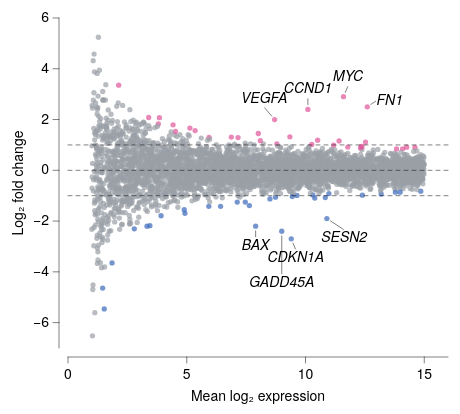

Specify this chart in Vega-Lite:
### Vega-Lite specification from a JSON file in a GitHub repository (floating-point values rounded to 4 significant figures; data arrays with more than 128 entries replaced by an {"elided": "..."} marker saying what was removed)
{"background": null, "config": {"arc": {"fill": "#DBDBDB", "fillOpacity": 1.0, "innerRadius": 41.25, "padAngle": 0.03, "stroke": "black", "strokeOpacity": 1, "strokeWidth": 0.25}, "area": {"fill": "#DBDBDB", "fillOpacity": 1.0, "stroke": "black", "strokeOpacity": 1, "strokeWidth": 0.25}, "axis": {"domain": true, "domainCap": "round", "domainColor": "black", "domainWidth": 0.25, "grid": false, "gridCap": "round", "gridColor": "#F1F1F1", "gridDash": [0, 0], "gridOpacity": 1.0, "gridWidth": 0.25, "labelColor": "black", "labelFont": "Helvetica Neue, HelveticaNeue, Helvetica, Arial, sans-serif", "labelFontSize": 7, "labelFontStyle": "normal", "labelFontWeight": 400, "offset": 4.5, "ticks": true, "tickCap": "round", "tickColor": "black", "tickRound": false, "tickSize": 3, "tickWidth": 0.25, "titleColor": "black", "titleFont": "Helvetica Neue, HelveticaNeue, Helvetica, Arial, sans-serif", "titleFontSize": 7, "titleFontStyle": "normal", "titleFontWeight": 400}, "axisX": {"domain": true, "labelAlign": "center", "labelAngle": 0, "labels": true, "ticks": true, "translate": 0}, "axisY": {"domain": true, "labelAlign": "right", "labelAngle": 0, "labels": true, "ticks": true, "translate": 0}, "axisRight": {"domain": true, "labelAlign": "left", "labelAngle": 0, "labels": true, "ticks": true, "translate": 0}, "axisTop": {"domain": true, "labelAlign": "center", "labelAngle": 0, "labels": true, "ticks": true, "translate": 0}, "axisBand": {"tickOffset": 0}, "bar": {"fill": "#DBDBDB", "fillOpacity": 1.0, "stroke": "black", "strokeOpacity": 1, "strokeWidth": 0.25}, "boxplot": {"size": 14.85, "ticks": {"cornerRadius": 0.25, "fill": "black", "opacity": 1, "size": 7.425, "thickness": 0.25}, "box": {"fillOpacity": 1.0, "stroke": "black", "strokeOpacity": 1, "strokeWidth": 0.25}, "median": {"cornerRadius": 0, "fill": "black", "fillOpacity": 1.0, "opacity": 1, "size": 14.85, "thickness": 0.25}, "rule": {"fill": "black", "fillOpacity": 1.0, "size": 16.5, "stroke": "black", "strokeDash": [0, 0], "strokeOpacity": 1, "strokeWidth": 0.25}, "outliers": {"color": "black", "fill": "black", "fillOpacity": 1.0, "size": 0, "stroke": "black", "strokeOpacity": 1, "strokeWidth": 0.25}}, "circle": {"fill": "black", "fillOpacity": 1.0, "size": 2.062, "stroke": null, "strokeOpacity": 1, "strokeWidth": 0.25}, "errorband": {"band": {"fillOpacity": 0.6, "stroke": null, "strokeWidth": 0.25, "strokeOpacity": 1}, "borders": {"opacity": 0, "strokeOpacity": 0.25, "strokeWidth": 1}}, "errorbar": {"opacity": 1, "rule": {"strokeDash": [0, 0], "strokeWidth": 0.25}, "ticks": {"color": "black", "cornerRadius": 0.125, "opacity": 1, "size": 9.9, "thickness": 0.25}, "thickness": 0.25}, "font": "Helvetica Neue, HelveticaNeue, Helvetica, Arial, sans-serif", "geoshape": {"fill": "#DBDBDB", "fillOpacity": 1.0, "stroke": "black", "strokeOpacity": 1, "strokeWidth": 0.25}, "header": {"labelColor": "black", "labelFont": "Helvetica Neue, HelveticaNeue, Helvetica, Arial, sans-serif", "labelFontSize": 7, "labelFontStyle": "normal", "labelFontWeight": 400, "titleColor": "black", "titleFont": "Helvetica Neue, HelveticaNeue, Helvetica, Arial, sans-serif", "titleFontSize": 7, "titleFontStyle": "normal", "titleFontWeight": 400, "titlePadding": 0}, "legend": {"disable": false, "offset": 4.5, "titlePadding": 4, "labelOffset": 2, "gradientLabelOffset": 2, "gradientLength": 82.5, "gradientThickness": 8.25, "gradientOpacity": 1.0, "gradientStrokeColor": "black", "gradientStrokeWidth": 0.25, "labelColor": "black", "labelFont": "Helvetica Neue, HelveticaNeue, Helvetica, Arial, sans-serif", "labelFontSize": 7, "labelFontStyle": "normal", "labelFontWeight": 400, "strokeColor": "black", "strokeWidth": 0, "symbolSize": 42, "symbolStrokeColor": "black", "symbolStrokeWidth": 0.25, "titleColor": "black", "titleFont": "Helvetica Neue, HelveticaNeue, Helvetica, Arial, sans-serif", "titleFontSize": 7, "titleFontStyle": "normal", "titleFontWeight": 400}, "line": {"color": "black", "stroke": "black", "strokeCap": "butt", "strokeDash": [0, 0], "strokeOpacity": 1, "strokeWidth": 0.5}, "point": {"filled": true, "fill": "#DBDBDB", "fillOpacity": 1.0, "size": 8.25, "stroke": "black", "strokeOpacity": 1, "strokeWidth": 0.25}, "range": {"category": ["#B2B2B2", "#636363", "#4A7CD3", "#008542", "#382864", "#509F98", "#284F93", "#005226", "#A398D6", "#173633"], "diverging": {"scheme": ["#443E60", "#5F597E", "#7C759B", "#9994B6", "#B7B4CC", "#D6D5DC", "#F6F6F6", "#D1DAD9", "#A4C2BF", "#7AA9A4", "#578E89", "#37736E", "#1B5954"]}, "heatmap": {"scheme": ["#32022B", "#43044D", "#4C196E", "#4D338C", "#484DA6", "#3A68BB", "#1D83CA", "#1D9CCB", "#23B5C9", "#28CDC5", "#4DE0B4", "#91EE9F"]}, "ordinal": {"scheme": ["#F1F1F1", "#DBDBDB", "#C6C6C6", "#B2B2B2", "#9D9D9D", "#898989", "#767676", "#636363", "#515151", "#404040", "#2F2F2F", "#1F1F1F"]}, "ramp": {"scheme": ["#32022B", "#43044D", "#4C196E", "#4D338C", "#484DA6", "#3A68BB", "#1D83CA", "#1D9CCB", "#23B5C9", "#28CDC5", "#4DE0B4", "#91EE9F"]}}, "rule": {"color": "black", "stroke": "black", "strokeCap": "round", "strokeDash": [2, 2], "strokeOpacity": 1, "strokeWidth": 0.25}, "scale": {"bandPaddingInner": 0.1, "bandPaddingOuter": 0.1, "round": false}, "rect": {"fill": "#DBDBDB", "fillOpacity": 1.0, "stroke": "black", "strokeOpacity": 1, "strokeWidth": 0.25}, "square": {"fill": "#DBDBDB", "fillOpacity": 1.0, "size": 16.5, "stroke": "black", "strokeOpacity": 1, "strokeWidth": 0.25}, "text": {"color": "black", "font": "Helvetica Neue, HelveticaNeue, Helvetica, Arial, sans-serif", "fontSize": 7, "fontStyle": "normal", "fontWeight": 400}, "tick": {"color": "black", "cornerRadius": 0.125, "opacity": 1.0, "size": 14.85, "thickness": 0.25}, "title": {"anchor": "middle", "frame": "group", "color": "black", "font": "Helvetica Neue, HelveticaNeue, Helvetica, Arial, sans-serif", "fontSize": 7, "fontStyle": "normal", "fontWeight": 400, "subtitleColor": "black", "subtitleFont": "Helvetica Neue, HelveticaNeue, Helvetica, Arial, sans-serif", "subtitleFontSize": "Helvetica Neue, HelveticaNeue, Helvetica, Arial, sans-serif", "subtitleFontStyle": "normal", "subtitleFontWeight": 400}, "trail": {"color": "black", "opacity": 1, "size": 0.5}, "view": {"continuousWidth": 190, "continuousHeight": 165, "discreteWidth": 190, "discreteHeight": 165, "fill": null, "stroke": null, "strokeWidth": 0.25}}, "layer": [{"data": {"name": "data-6b5f9912ab2ce65a923e053c526e15ce"}, "mark": {"type": "circle", "clip": true, "opacity": 0.7, "size": 7}, "encoding": {"color": {"field": "klass", "legend": null, "scale": {"domain": ["down", "ns", "up"], "range": ["#3A68BB", "#9AA0A6", "#E0559A"]}, "type": "nominal"}, "x": {"field": "A", "scale": {"domain": [0, 16], "nice": false}, "title": "Mean log₂ expression", "type": "quantitative"}, "y": {"field": "M", "scale": {"domain": [-6, 6], "nice": false}, "title": "Log₂ fold change", "type": "quantitative"}}}, {"data": {"values": [{"__dysonsphere__": 1}]}, "mark": {"type": "rule", "opacity": 1.0}, "encoding": {"y": {"datum": 0.0}}}, {"layer": [{"data": {"values": [{"__dysonsphere__": 1}]}, "mark": {"type": "rule", "opacity": 1.0, "strokeDash": [2, 2]}, "encoding": {"y": {"datum": -1.0}}}, {"data": {"values": [{"__dysonsphere__": 1}]}, "mark": {"type": "rule", "opacity": 1.0, "strokeDash": [2, 2]}, "encoding": {"y": {"datum": 1.0}}}]}, {"layer": [{"data": {"values": [{"__dysonsphere__": 1}]}, "mark": {"type": "rule", "strokeDash": [0, 0]}, "encoding": {"x": {"datum": 7.9, "scale": {"domain": [1.0, 15.0], "nice": false, "padding": 0, "zero": false}}, "x2": {"datum": 7.9}, "y": {"datum": -2.387, "scale": {"domain": [-7.0, 6.0], "nice": false, "padding": 0, "zero": false}}, "y2": {"datum": -2.618}}}, {"data": {"values": [{"__dysonsphere__": 1}]}, "mark": {"type": "text", "align": "center", "baseline": "middle", "fontSize": 7, "fontStyle": "italic"}, "encoding": {"text": {"value": "BAX"}, "x": {"datum": 7.9}, "y": {"datum": -2.988}}}, {"data": {"values": [{"__dysonsphere__": 1}]}, "mark": {"type": "rule", "strokeDash": [0, 0]}, "encoding": {"x": {"datum": 11.05}, "x2": {"datum": 11.6}, "y": {"datum": -1.993}, "y2": {"datum": -2.329}}}, {"data": {"values": [{"__dysonsphere__": 1}]}, "mark": {"type": "text", "align": "center", "baseline": "middle", "fontSize": 7, "fontStyle": "italic"}, "encoding": {"text": {"value": "SESN2"}, "x": {"datum": 11.63}, "y": {"datum": -2.68}}}, {"data": {"values": [{"__dysonsphere__": 1}]}, "mark": {"type": "rule", "strokeDash": [0, 0]}, "encoding": {"x": {"datum": 10.1}, "x2": {"datum": 10.1}, "y": {"datum": 2.587}, "y2": {"datum": 2.818}}}, {"data": {"values": [{"__dysonsphere__": 1}]}, "mark": {"type": "text", "align": "center", "baseline": "middle", "fontSize": 7, "fontStyle": "italic"}, "encoding": {"text": {"value": "CCND1"}, "x": {"datum": 10.1}, "y": {"datum": 3.188}}}, {"data": {"values": [{"__dysonsphere__": 1}]}, "mark": {"type": "rule", "strokeDash": [0, 0]}, "encoding": {"x": {"datum": 11.67}, "x2": {"datum": 11.77}, "y": {"datum": 3.069}, "y2": {"datum": 3.295}}}, {"data": {"values": [{"__dysonsphere__": 1}]}, "mark": {"type": "text", "align": "center", "baseline": "middle", "fontSize": 7, "fontStyle": "italic"}, "encoding": {"text": {"value": "MYC"}, "x": {"datum": 11.79}, "y": {"datum": 3.661}}}, {"data": {"values": [{"__dysonsphere__": 1}]}, "mark": {"type": "rule", "strokeDash": [0, 0]}, "encoding": {"x": {"datum": 9.0}, "x2": {"datum": 9.0}, "y": {"datum": -2.587}, "y2": {"datum": -4.078}}}, {"data": {"values": [{"__dysonsphere__": 1}]}, "mark": {"type": "text", "align": "center", "baseline": "middle", "fontSize": 7, "fontStyle": "italic"}, "encoding": {"text": {"value": "GADD45A"}, "x": {"datum": 9.0}, "y": {"datum": -4.448}}}, {"data": {"values": [{"__dysonsphere__": 1}]}, "mark": {"type": "rule", "strokeDash": [0, 0]}, "encoding": {"x": {"datum": 8.578}, "x2": {"datum": 8.284}, "y": {"datum": 2.134}, "y2": {"datum": 2.46}}}, {"data": {"values": [{"__dysonsphere__": 1}]}, "mark": {"type": "text", "align": "center", "baseline": "middle", "fontSize": 7, "fontStyle": "italic"}, "encoding": {"text": {"value": "VEGFA"}, "x": {"datum": 8.258}, "y": {"datum": 2.819}}}, {"data": {"values": [{"__dysonsphere__": 1}]}, "mark": {"type": "rule", "strokeDash": [0, 0]}, "encoding": {"x": {"datum": 9.475}, "x2": {"datum": 9.575}, "y": {"datum": -2.869}, "y2": {"datum": -3.095}}}, {"data": {"values": [{"__dysonsphere__": 1}]}, "mark": {"type": "text", "align": "center", "baseline": "middle", "fontSize": 7, "fontStyle": "italic"}, "encoding": {"text": {"value": "CDKN1A"}, "x": {"datum": 9.591}, "y": {"datum": -3.461}}}, {"data": {"values": [{"__dysonsphere__": 1}]}, "mark": {"type": "rule", "strokeDash": [0, 0]}, "encoding": {"x": {"datum": 12.75}, "x2": {"datum": 12.96}, "y": {"datum": 2.595}, "y2": {"datum": 2.725}}}, {"data": {"values": [{"__dysonsphere__": 1}]}, "mark": {"type": "text", "align": "left", "baseline": "middle", "fontSize": 7, "fontStyle": "italic"}, "encoding": {"text": {"value": "FN1"}, "x": {"datum": 12.99}, "y": {"datum": 2.745}}}]}], "$schema": "https://vega.github.io/schema/vega-lite/v6.4.1.json", "datasets": {"data-6b5f9912ab2ce65a923e053c526e15ce": {"elided": "4000 records"}}}
